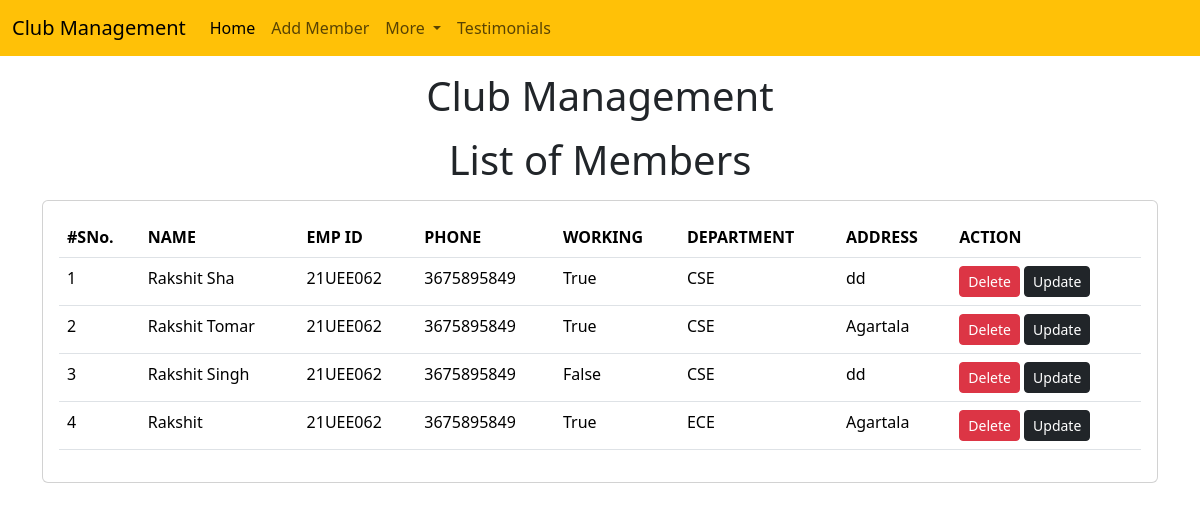
The page /emp/home/ on the database its author committed.
### emp/models.py (models this page shows, shortened)
class Emp(models.Model):
    name=models.CharField(max_length=200)
    emp_id=models.CharField(max_length=200)
    phone=models.CharField(max_length=10)
    address=models.CharField(max_length=150)
    working=models.BooleanField(default=True)
    department=models.CharField(max_length=10)

### emp/views.py (the view)
# urls.py: path("home/", emp_home),
def emp_home(request):
    emps=Emp.objects.all()
    return render(request, 'emp/home.html', {
        'emps':emps
    })

### templates/emp/home.html (shortened to what this page needs)
<!doctype html>
<html lang="en">
  <head>
    <link href="https://cdn.jsdelivr.net/npm/bootstrap@5.3.3/dist/css/bootstrap.min.css" rel="stylesheet">
  </head>
  <body>
    {% include 'emp/navbar.html' %}
    <h1 class="text-center my-3">Club Management</h1>
    <h1 class="text-center my-3">List of Members</h1>
    <div class="container">
        <div class="row">
            <div class="col-md-12">
                <div class="card">
                    <div class="card-body">
                        <table class="table">
                            <thead>
                                <tr>
                                    <th>#SNo.</th>
                                    <th>NAME</th>
                                    <th>EMP ID</th>
                                    <th>PHONE</th>
                                    <th>WORKING</th>
                                    <th>DEPARTMENT</th>
                                    <th>ADDRESS</th>
                                    <th>ACTION</th>
                                </tr>
                            </thead>
                            <tbody>
                                {% for e in emps %}
                                <tr>
                                    <td>{{forloop.counter}}</td>
                                    <td>{{e.name}}</td>
                                    <td>{{e.emp_id}}</td>
                                    <td>{{e.phone}}</td>
                                    <td>{{e.working}}</td>
                                    <td>{{e.department}}</td>
                                    <td>{{e.address}}</td>
                                    <td>
                                        <a href="/emp/delete-emp/{{e.id}}/" class="btn btn-danger btn-sm">Delete</a>
                                        <a href="/emp/update-emp/{{e.id}}/" class="btn btn-dark btn-sm">Update</a>
                                    </td>
                                </tr>
                                {% endfor %}
                            </tbody>
                        </table>
                    </div>
                </div>
            </div>
        </div>
    </div>
  </body>
</html>

### rows shown on the page
Emp: name "Rakshit Sha", emp_id "21UEE062", phone "3675895849", working "True", department "CSE", address "dd"
Emp: name "Rakshit Tomar", emp_id "21UEE062", phone "3675895849", working "True", department "CSE", address "Agartala"
Emp: name "Rakshit Singh", emp_id "21UEE062", phone "3675895849", working "False", department "CSE", address "dd"
Emp: name "Rakshit", emp_id "21UEE062", phone "3675895849", working "True", department "ECE", address "Agartala"
